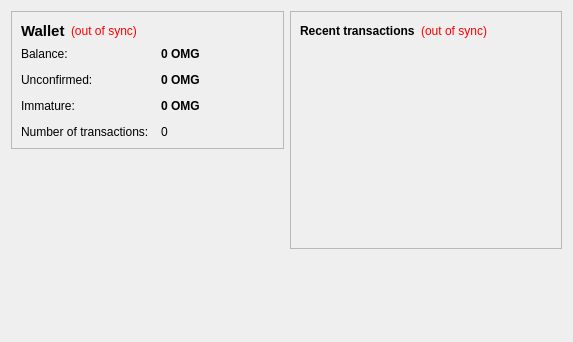
<?xml version="1.0" encoding="UTF-8"?>
<ui version="4.0">
 <class>OverviewPage</class>
 <widget class="QWidget" name="OverviewPage">
  <property name="geometry">
   <rect>
    <x>0</x>
    <y>0</y>
    <width>573</width>
    <height>342</height>
   </rect>
  </property>
  <property name="windowTitle">
   <string>Form</string>
  </property>
  <layout class="QHBoxLayout" name="horizontalLayout" stretch="1,1">
   <item>
    <layout class="QVBoxLayout" name="verticalLayout_2">
     <item>
      <widget class="QFrame" name="frame">
       <property name="frameShape">
        <enum>QFrame::StyledPanel</enum>
       </property>
       <property name="frameShadow">
        <enum>QFrame::Raised</enum>
       </property>
       <layout class="QVBoxLayout" name="verticalLayout_4">
        <item>
         <layout class="QHBoxLayout" name="horizontalLayout_4">
          <item>
           <widget class="QLabel" name="label_5">
            <property name="font">
             <font>
              <pointsize>11</pointsize>
              <weight>75</weight>
              <bold>true</bold>
             </font>
            </property>
            <property name="text">
             <string>Wallet</string>
            </property>
           </widget>
          </item>
          <item>
           <widget class="QLabel" name="labelWalletStatus">
            <property name="toolTip">
             <string>The displayed information may be out of date. Your wallet automatically synchronizes with the Omegacoin network after a connection is established, but this process has not completed yet.</string>
            </property>
            <property name="styleSheet">
             <string notr="true">QLabel { color: red; }</string>
            </property>
            <property name="text">
             <string notr="true">(out of sync)</string>
            </property>
            <property name="alignment">
             <set>Qt::AlignLeading|Qt::AlignLeft|Qt::AlignVCenter</set>
            </property>
           </widget>
          </item>
          <item>
           <spacer name="horizontalSpacer_2">
            <property name="orientation">
             <enum>Qt::Horizontal</enum>
            </property>
            <property name="sizeHint" stdset="0">
             <size>
              <width>40</width>
              <height>20</height>
             </size>
            </property>
           </spacer>
          </item>
         </layout>
        </item>
        <item>
         <layout class="QFormLayout" name="formLayout_2">
          <property name="fieldGrowthPolicy">
           <enum>QFormLayout::AllNonFixedFieldsGrow</enum>
          </property>
          <property name="horizontalSpacing">
           <number>12</number>
          </property>
          <property name="verticalSpacing">
           <number>12</number>
          </property>
          <item row="0" column="0">
           <widget class="QLabel" name="label">
            <property name="text">
             <string>Balance:</string>
            </property>
           </widget>
          </item>
          <item row="0" column="1">
           <widget class="QLabel" name="labelBalance">
            <property name="font">
             <font>
              <weight>75</weight>
              <bold>true</bold>
             </font>
            </property>
            <property name="cursor">
             <cursorShape>IBeamCursor</cursorShape>
            </property>
            <property name="toolTip">
             <string>Your current balance</string>
            </property>
            <property name="text">
             <string notr="true">0 OMG</string>
            </property>
            <property name="textInteractionFlags">
             <set>Qt::LinksAccessibleByMouse|Qt::TextSelectableByKeyboard|Qt::TextSelectableByMouse</set>
            </property>
           </widget>
          </item>
          <item row="1" column="0">
           <widget class="QLabel" name="label_3">
            <property name="text">
             <string>Unconfirmed:</string>
            </property>
           </widget>
          </item>
          <item row="1" column="1">
           <widget class="QLabel" name="labelUnconfirmed">
            <property name="font">
             <font>
              <weight>75</weight>
              <bold>true</bold>
             </font>
            </property>
            <property name="cursor">
             <cursorShape>IBeamCursor</cursorShape>
            </property>
            <property name="toolTip">
             <string>Total of transactions that have yet to be confirmed, and do not yet count toward the current balance</string>
            </property>
            <property name="text">
             <string notr="true">0 OMG</string>
            </property>
            <property name="textInteractionFlags">
             <set>Qt::LinksAccessibleByMouse|Qt::TextSelectableByKeyboard|Qt::TextSelectableByMouse</set>
            </property>
           </widget>
          </item>
          <item row="3" column="0">
           <widget class="QLabel" name="label_2">
            <property name="text">
             <string>Number of transactions:</string>
            </property>
           </widget>
          </item>
          <item row="3" column="1">
           <widget class="QLabel" name="labelNumTransactions">
            <property name="toolTip">
             <string>Total number of transactions in wallet</string>
            </property>
            <property name="text">
             <string notr="true">0</string>
            </property>
           </widget>
          </item>
          <item row="2" column="0">
           <widget class="QLabel" name="labelImmatureText">
            <property name="text">
             <string>Immature:</string>
            </property>
           </widget>
          </item>
          <item row="2" column="1">
           <widget class="QLabel" name="labelImmature">
            <property name="font">
             <font>
              <weight>75</weight>
              <bold>true</bold>
             </font>
            </property>
            <property name="toolTip">
             <string>Mined balance that has not yet matured</string>
            </property>
            <property name="text">
             <string notr="true">0 OMG</string>
            </property>
            <property name="textInteractionFlags">
             <set>Qt::LinksAccessibleByMouse|Qt::TextSelectableByKeyboard|Qt::TextSelectableByMouse</set>
            </property>
           </widget>
          </item>
         </layout>
        </item>
       </layout>
      </widget>
     </item>
     <item>
      <spacer name="verticalSpacer">
       <property name="orientation">
        <enum>Qt::Vertical</enum>
       </property>
       <property name="sizeHint" stdset="0">
        <size>
         <width>20</width>
         <height>40</height>
        </size>
       </property>
      </spacer>
     </item>
     <item>
      <widget class="QLabel" name="label_6">
       <property name="text">
        <string/>
       </property>
       <property name="pixmap">
        <pixmap resource="../bitcoin.qrc">:/images/backg</pixmap>
       </property>
       <property name="scaledContents">
        <bool>false</bool>
       </property>
       <property name="alignment">
        <set>Qt::AlignCenter</set>
       </property>
       <property name="margin">
        <number>-2</number>
       </property>
      </widget>
     </item>
    </layout>
   </item>
   <item>
    <layout class="QVBoxLayout" name="verticalLayout_3">
     <item>
      <widget class="QFrame" name="frame_2">
       <property name="frameShape">
        <enum>QFrame::StyledPanel</enum>
       </property>
       <property name="frameShadow">
        <enum>QFrame::Raised</enum>
       </property>
       <layout class="QVBoxLayout" name="verticalLayout">
        <item>
         <layout class="QHBoxLayout" name="horizontalLayout_2">
          <item>
           <widget class="QLabel" name="label_4">
            <property name="text">
             <string>&lt;b&gt;Recent transactions&lt;/b&gt;</string>
            </property>
           </widget>
          </item>
          <item>
           <widget class="QLabel" name="labelTransactionsStatus">
            <property name="toolTip">
             <string>The displayed information may be out of date. Your wallet automatically synchronizes with the Omegacoin network after a connection is established, but this process has not completed yet.</string>
            </property>
            <property name="styleSheet">
             <string notr="true">QLabel { color: red; }</string>
            </property>
            <property name="text">
             <string notr="true">(out of sync)</string>
            </property>
            <property name="alignment">
             <set>Qt::AlignRight|Qt::AlignTrailing|Qt::AlignVCenter</set>
            </property>
           </widget>
          </item>
          <item>
           <spacer name="horizontalSpacer">
            <property name="orientation">
             <enum>Qt::Horizontal</enum>
            </property>
            <property name="sizeHint" stdset="0">
             <size>
              <width>40</width>
              <height>20</height>
             </size>
            </property>
           </spacer>
          </item>
         </layout>
        </item>
        <item>
         <widget class="QListView" name="listTransactions">
          <property name="styleSheet">
           <string notr="true">QListView { background: transparent; }</string>
          </property>
          <property name="frameShape">
           <enum>QFrame::NoFrame</enum>
          </property>
          <property name="verticalScrollBarPolicy">
           <enum>Qt::ScrollBarAlwaysOff</enum>
          </property>
          <property name="horizontalScrollBarPolicy">
           <enum>Qt::ScrollBarAlwaysOff</enum>
          </property>
          <property name="selectionMode">
           <enum>QAbstractItemView::NoSelection</enum>
          </property>
         </widget>
        </item>
       </layout>
      </widget>
     </item>
     <item>
      <spacer name="verticalSpacer_2">
       <property name="orientation">
        <enum>Qt::Vertical</enum>
       </property>
       <property name="sizeHint" stdset="0">
        <size>
         <width>20</width>
         <height>40</height>
        </size>
       </property>
      </spacer>
     </item>
    </layout>
   </item>
  </layout>
 </widget>
 <resources>
  <include location="../bitcoin.qrc"/>
 </resources>
 <connections/>
</ui>
